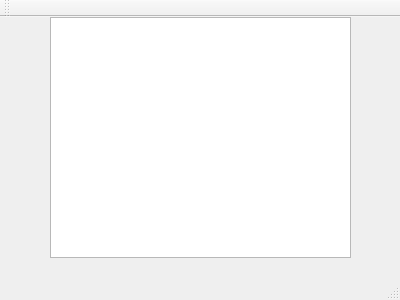
<?xml version="1.0" encoding="UTF-8"?>
<ui version="4.0">
 <class>MainWindow</class>
 <widget class="QMainWindow" name="MainWindow">
  <property name="geometry">
   <rect>
    <x>0</x>
    <y>0</y>
    <width>400</width>
    <height>300</height>
   </rect>
  </property>
  <property name="windowTitle">
   <string>MainWindow</string>
  </property>
  <widget class="QWidget" name="centralWidget">
   <widget class="QTextEdit" name="textEdit">
    <property name="geometry">
     <rect>
      <x>50</x>
      <y>0</y>
      <width>301</width>
      <height>241</height>
     </rect>
    </property>
   </widget>
  </widget>
  <widget class="QMenuBar" name="menuBar">
   <property name="geometry">
    <rect>
     <x>0</x>
     <y>0</y>
     <width>400</width>
     <height>21</height>
    </rect>
   </property>
  </widget>
  <widget class="QToolBar" name="mainToolBar">
   <attribute name="toolBarArea">
    <enum>TopToolBarArea</enum>
   </attribute>
   <attribute name="toolBarBreak">
    <bool>false</bool>
   </attribute>
  </widget>
  <widget class="QStatusBar" name="statusBar"/>
 </widget>
 <layoutdefault spacing="6" margin="11"/>
 <resources/>
 <connections/>
</ui>
